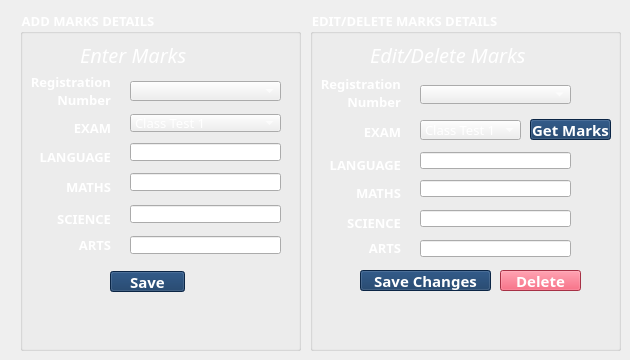
    <widget class="QWidget" name="tab_5">
     <attribute name="title">
      <string>Marks</string>
     </attribute>
     <widget class="QGroupBox" name="groupBox">
      <property name="geometry">
       <rect>
        <x>20</x>
        <y>10</y>
        <width>281</width>
        <height>341</height>
       </rect>
      </property>
      <property name="font">
       <font>
        <family>Poppins Black</family>
        <pointsize>10</pointsize>
        <bold>true</bold>
       </font>
      </property>
      <property name="styleSheet">
       <string notr="true">color: rgb(255, 255, 255);</string>
      </property>
      <property name="title">
       <string>ADD MARKS DETAILS</string>
      </property>
      <widget class="QLabel" name="label_31">
       <property name="geometry">
        <rect>
         <x>10</x>
         <y>20</y>
         <width>41</width>
         <height>41</height>
        </rect>
       </property>
       <property name="text">
        <string/>
       </property>
       <property name="pixmap">
        <pixmap>../src/exam.png</pixmap>
       </property>
       <property name="scaledContents">
        <bool>true</bool>
       </property>
      </widget>
      <widget class="QLabel" name="label_32">
       <property name="geometry">
        <rect>
         <x>60</x>
         <y>30</y>
         <width>201</width>
         <height>29</height>
        </rect>
       </property>
       <property name="font">
        <font>
         <family>Poppins</family>
         <pointsize>15</pointsize>
         <italic>true</italic>
         <bold>false</bold>
         <kerning>true</kerning>
        </font>
       </property>
       <property name="layoutDirection">
        <enum>Qt::LeftToRight</enum>
       </property>
       <property name="styleSheet">
        <string notr="true">color: rgb(255, 255, 255);</string>
       </property>
       <property name="text">
        <string>Enter Marks</string>
       </property>
       <property name="scaledContents">
        <bool>true</bool>
       </property>
       <property name="alignment">
        <set>Qt::AlignLeading|Qt::AlignLeft|Qt::AlignVCenter</set>
       </property>
      </widget>
      <widget class="QComboBox" name="cb31">
       <property name="geometry">
        <rect>
         <x>110</x>
         <y>71</y>
         <width>151</width>
         <height>20</height>
        </rect>
       </property>
       <property name="font">
        <font>
         <family>Poppins SemiBold</family>
         <pointsize>10</pointsize>
        </font>
       </property>
       <property name="styleSheet">
        <string notr="true">color: rgb(255, 255, 255);
gridline-color: rgb(255, 255, 255);
selection-color: rgb(15, 52, 96);
border-color: rgb(255, 255, 255);</string>
       </property>
      </widget>
      <widget class="QLabel" name="label_33">
       <property name="geometry">
        <rect>
         <x>10</x>
         <y>51</y>
         <width>81</width>
         <height>59</height>
        </rect>
       </property>
       <property name="font">
        <font>
         <family>Poppins</family>
         <pointsize>10</pointsize>
         <italic>false</italic>
         <bold>true</bold>
         <kerning>true</kerning>
        </font>
       </property>
       <property name="layoutDirection">
        <enum>Qt::LeftToRight</enum>
       </property>
       <property name="styleSheet">
        <string notr="true">color: rgb(255, 255, 255);</string>
       </property>
       <property name="text">
        <string>Registration Number</string>
       </property>
       <property name="scaledContents">
        <bool>true</bool>
       </property>
       <property name="alignment">
        <set>Qt::AlignRight|Qt::AlignTrailing|Qt::AlignVCenter</set>
       </property>
       <property name="wordWrap">
        <bool>true</bool>
       </property>
      </widget>
      <widget class="QLabel" name="label_34">
       <property name="geometry">
        <rect>
         <x>50</x>
         <y>94</y>
         <width>41</width>
         <height>47</height>
        </rect>
       </property>
       <property name="font">
        <font>
         <family>Poppins</family>
         <pointsize>10</pointsize>
         <italic>false</italic>
         <bold>true</bold>
         <kerning>true</kerning>
        </font>
       </property>
       <property name="layoutDirection">
        <enum>Qt::LeftToRight</enum>
       </property>
       <property name="styleSheet">
        <string notr="true">color: rgb(255, 255, 255);</string>
       </property>
       <property name="text">
        <string>EXAM</string>
       </property>
       <property name="scaledContents">
        <bool>true</bool>
       </property>
       <property name="alignment">
        <set>Qt::AlignRight|Qt::AlignTrailing|Qt::AlignVCenter</set>
       </property>
      </widget>
      <widget class="QLineEdit" name="tb31">
       <property name="geometry">
        <rect>
         <x>110</x>
         <y>133</y>
         <width>151</width>
         <height>18</height>
        </rect>
       </property>
       <property name="font">
        <font>
         <family>Poppins Medium</family>
         <pointsize>10</pointsize>
        </font>
       </property>
       <property name="styleSheet">
        <string notr="true">color: rgb(255, 255, 255);</string>
       </property>
       <property name="text">
        <string/>
       </property>
      </widget>
      <widget class="QLabel" name="label_35">
       <property name="geometry">
        <rect>
         <x>10</x>
         <y>123</y>
         <width>81</width>
         <height>47</height>
        </rect>
       </property>
       <property name="font">
        <font>
         <family>Poppins</family>
         <pointsize>10</pointsize>
         <italic>false</italic>
         <bold>true</bold>
         <kerning>true</kerning>
        </font>
       </property>
       <property name="layoutDirection">
        <enum>Qt::LeftToRight</enum>
       </property>
       <property name="styleSheet">
        <string notr="true">color: rgb(255, 255, 255);</string>
       </property>
       <property name="text">
        <string>LANGUAGE</string>
       </property>
       <property name="scaledContents">
        <bool>true</bool>
       </property>
       <property name="alignment">
        <set>Qt::AlignRight|Qt::AlignTrailing|Qt::AlignVCenter</set>
       </property>
      </widget>
      <widget class="QLineEdit" name="tb32">
       <property name="geometry">
        <rect>
         <x>110</x>
         <y>163</y>
         <width>151</width>
         <height>18</height>
        </rect>
       </property>
       <property name="font">
        <font>
         <family>Poppins Medium</family>
         <pointsize>10</pointsize>
        </font>
       </property>
       <property name="styleSheet">
        <string notr="true">color: rgb(255, 255, 255);</string>
       </property>
       <property name="text">
        <string/>
       </property>
      </widget>
      <widget class="QLabel" name="label_36">
       <property name="geometry">
        <rect>
         <x>10</x>
         <y>153</y>
         <width>81</width>
         <height>47</height>
        </rect>
       </property>
       <property name="font">
        <font>
         <family>Poppins</family>
         <pointsize>10</pointsize>
         <italic>false</italic>
         <bold>true</bold>
         <kerning>true</kerning>
        </font>
       </property>
       <property name="layoutDirection">
        <enum>Qt::LeftToRight</enum>
       </property>
       <property name="styleSheet">
        <string notr="true">color: rgb(255, 255, 255);</string>
       </property>
       <property name="text">
        <string>MATHS</string>
       </property>
       <property name="scaledContents">
        <bool>true</bool>
       </property>
       <property name="alignment">
        <set>Qt::AlignRight|Qt::AlignTrailing|Qt::AlignVCenter</set>
       </property>
      </widget>
      <widget class="QLabel" name="label_37">
       <property name="geometry">
        <rect>
         <x>30</x>
         <y>185</y>
         <width>61</width>
         <height>47</height>
        </rect>
       </property>
       <property name="font">
        <font>
         <family>Poppins</family>
         <pointsize>10</pointsize>
         <italic>false</italic>
         <bold>true</bold>
         <kerning>true</kerning>
        </font>
       </property>
       <property name="layoutDirection">
        <enum>Qt::LeftToRight</enum>
       </property>
       <property name="styleSheet">
        <string notr="true">color: rgb(255, 255, 255);</string>
       </property>
       <property name="text">
        <string>SCIENCE</string>
       </property>
       <property name="scaledContents">
        <bool>true</bool>
       </property>
       <property name="alignment">
        <set>Qt::AlignRight|Qt::AlignTrailing|Qt::AlignVCenter</set>
       </property>
      </widget>
      <widget class="QLineEdit" name="tb33">
       <property name="geometry">
        <rect>
         <x>110</x>
         <y>195</y>
         <width>151</width>
         <height>18</height>
        </rect>
       </property>
       <property name="font">
        <font>
         <family>Poppins Medium</family>
         <pointsize>10</pointsize>
        </font>
       </property>
       <property name="styleSheet">
        <string notr="true">color: rgb(255, 255, 255);</string>
       </property>
       <property name="text">
        <string/>
       </property>
      </widget>
      <widget class="QLabel" name="label_38">
       <property name="geometry">
        <rect>
         <x>50</x>
         <y>216</y>
         <width>41</width>
         <height>37</height>
        </rect>
       </property>
       <property name="font">
        <font>
         <family>Poppins</family>
         <pointsize>10</pointsize>
         <italic>false</italic>
         <bold>true</bold>
         <kerning>true</kerning>
        </font>
       </property>
       <property name="layoutDirection">
        <enum>Qt::LeftToRight</enum>
       </property>
       <property name="styleSheet">
        <string notr="true">color: rgb(255, 255, 255);</string>
       </property>
       <property name="text">
        <string>ARTS</string>
       </property>
       <property name="scaledContents">
        <bool>true</bool>
       </property>
       <property name="alignment">
        <set>Qt::AlignRight|Qt::AlignTrailing|Qt::AlignVCenter</set>
       </property>
      </widget>
      <widget class="QLineEdit" name="tb34">
       <property name="geometry">
        <rect>
         <x>110</x>
         <y>226</y>
         <width>151</width>
         <height>18</height>
        </rect>
       </property>
       <property name="font">
        <font>
         <family>Poppins Medium</family>
         <pointsize>10</pointsize>
        </font>
       </property>
       <property name="styleSheet">
        <string notr="true">color: rgb(255, 255, 255);</string>
       </property>
       <property name="text">
        <string/>
       </property>
      </widget>
      <widget class="QPushButton" name="b31">
       <property name="geometry">
        <rect>
         <x>90</x>
         <y>261</y>
         <width>75</width>
         <height>21</height>
        </rect>
       </property>
       <property name="font">
        <font>
         <family>Poppins</family>
         <pointsize>11</pointsize>
         <bold>true</bold>
        </font>
       </property>
       <property name="styleSheet">
        <string notr="true">background-color: rgb(15, 52, 96);
color: rgb(255, 255, 255);</string>
       </property>
       <property name="text">
        <string>Save</string>
       </property>
      </widget>
      <widget class="QComboBox" name="cb32">
       <property name="geometry">
        <rect>
         <x>110</x>
         <y>104</y>
         <width>151</width>
         <height>18</height>
        </rect>
       </property>
       <property name="font">
        <font>
         <family>Poppins SemiBold</family>
         <pointsize>10</pointsize>
        </font>
       </property>
       <property name="styleSheet">
        <string notr="true">color: rgb(255, 255, 255);
gridline-color: rgb(255, 255, 255);
selection-color: rgb(15, 52, 96);
border-color: rgb(255, 255, 255);</string>
       </property>
       <item>
        <property name="text">
         <string>Class Test 1</string>
        </property>
       </item>
       <item>
        <property name="text">
         <string>Unit Test 1</string>
        </property>
       </item>
       <item>
        <property name="text">
         <string>Half Yearly</string>
        </property>
       </item>
       <item>
        <property name="text">
         <string>Class Test 2</string>
        </property>
       </item>
       <item>
        <property name="text">
         <string>Unit Test 2</string>
        </property>
       </item>
       <item>
        <property name="text">
         <string>Finals</string>
        </property>
       </item>
      </widget>
      <widget class="QLabel" name="l31">
       <property name="geometry">
        <rect>
         <x>12</x>
         <y>292</y>
         <width>251</width>
         <height>30</height>
        </rect>
       </property>
       <property name="font">
        <font>
         <family>Poppins</family>
         <pointsize>11</pointsize>
         <italic>false</italic>
         <bold>true</bold>
         <kerning>true</kerning>
        </font>
       </property>
       <property name="layoutDirection">
        <enum>Qt::LeftToRight</enum>
       </property>
       <property name="styleSheet">
        <string notr="true">color: rgb(255, 255, 255);</string>
       </property>
       <property name="text">
        <string/>
       </property>
       <property name="scaledContents">
        <bool>true</bool>
       </property>
       <property name="alignment">
        <set>Qt::AlignCenter</set>
       </property>
      </widget>
      <zorder>label_34</zorder>
      <zorder>cb32</zorder>
      <zorder>cb31</zorder>
      <zorder>label_33</zorder>
      <zorder>tb31</zorder>
      <zorder>label_35</zorder>
      <zorder>tb32</zorder>
      <zorder>label_36</zorder>
      <zorder>label_37</zorder>
      <zorder>tb33</zorder>
      <zorder>label_38</zorder>
      <zorder>tb34</zorder>
      <zorder>b31</zorder>
      <zorder>label_31</zorder>
      <zorder>label_32</zorder>
      <zorder>l31</zorder>
     </widget>
     <widget class="QGroupBox" name="groupBox_2">
      <property name="geometry">
       <rect>
        <x>310</x>
        <y>10</y>
        <width>311</width>
        <height>341</height>
       </rect>
      </property>
      <property name="font">
       <font>
        <family>Poppins Black</family>
        <pointsize>10</pointsize>
        <bold>true</bold>
       </font>
      </property>
      <property name="styleSheet">
       <string notr="true">color: rgb(255, 255, 255);</string>
      </property>
      <property name="title">
       <string>EDIT/DELETE MARKS DETAILS</string>
      </property>
      <widget class="QLabel" name="label_39">
       <property name="geometry">
        <rect>
         <x>10</x>
         <y>20</y>
         <width>41</width>
         <height>41</height>
        </rect>
       </property>
       <property name="text">
        <string/>
       </property>
       <property name="pixmap">
        <pixmap>../src/marking.png</pixmap>
       </property>
       <property name="scaledContents">
        <bool>true</bool>
       </property>
      </widget>
      <widget class="QLabel" name="label_40">
       <property name="geometry">
        <rect>
         <x>60</x>
         <y>30</y>
         <width>201</width>
         <height>29</height>
        </rect>
       </property>
       <property name="font">
        <font>
         <family>Poppins</family>
         <pointsize>15</pointsize>
         <italic>true</italic>
         <bold>false</bold>
         <kerning>true</kerning>
        </font>
       </property>
       <property name="layoutDirection">
        <enum>Qt::LeftToRight</enum>
       </property>
       <property name="styleSheet">
        <string notr="true">color: rgb(255, 255, 255);</string>
       </property>
       <property name="text">
        <string>Edit/Delete Marks</string>
       </property>
       <property name="scaledContents">
        <bool>true</bool>
       </property>
       <property name="alignment">
        <set>Qt::AlignLeading|Qt::AlignLeft|Qt::AlignVCenter</set>
       </property>
      </widget>
      <widget class="QComboBox" name="cb33">
       <property name="geometry">
        <rect>
         <x>110</x>
         <y>75</y>
         <width>151</width>
         <height>19</height>
        </rect>
       </property>
       <property name="font">
        <font>
         <family>Poppins SemiBold</family>
         <pointsize>10</pointsize>
        </font>
       </property>
       <property name="styleSheet">
        <string notr="true">color: rgb(255, 255, 255);
gridline-color: rgb(255, 255, 255);
selection-color: rgb(15, 52, 96);
border-color: rgb(255, 255, 255);</string>
       </property>
      </widget>
      <widget class="QLabel" name="label_41">
       <property name="geometry">
        <rect>
         <x>10</x>
         <y>55</y>
         <width>81</width>
         <height>56</height>
        </rect>
       </property>
       <property name="font">
        <font>
         <family>Poppins</family>
         <pointsize>10</pointsize>
         <italic>false</italic>
         <bold>true</bold>
         <kerning>true</kerning>
        </font>
       </property>
       <property name="layoutDirection">
        <enum>Qt::LeftToRight</enum>
       </property>
       <property name="styleSheet">
        <string notr="true">color: rgb(255, 255, 255);</string>
       </property>
       <property name="text">
        <string>Registration Number</string>
       </property>
       <property name="scaledContents">
        <bool>true</bool>
       </property>
       <property name="alignment">
        <set>Qt::AlignRight|Qt::AlignTrailing|Qt::AlignVCenter</set>
       </property>
       <property name="wordWrap">
        <bool>true</bool>
       </property>
      </widget>
      <widget class="QLabel" name="label_42">
       <property name="geometry">
        <rect>
         <x>50</x>
         <y>99</y>
         <width>41</width>
         <height>46</height>
        </rect>
       </property>
       <property name="font">
        <font>
         <family>Poppins</family>
         <pointsize>10</pointsize>
         <italic>false</italic>
         <bold>true</bold>
         <kerning>true</kerning>
        </font>
       </property>
       <property name="layoutDirection">
        <enum>Qt::LeftToRight</enum>
       </property>
       <property name="styleSheet">
        <string notr="true">color: rgb(255, 255, 255);</string>
       </property>
       <property name="text">
        <string>EXAM</string>
       </property>
       <property name="scaledContents">
        <bool>true</bool>
       </property>
       <property name="alignment">
        <set>Qt::AlignRight|Qt::AlignTrailing|Qt::AlignVCenter</set>
       </property>
      </widget>
      <widget class="QLineEdit" name="tb35">
       <property name="geometry">
        <rect>
         <x>110</x>
         <y>142</y>
         <width>151</width>
         <height>17</height>
        </rect>
       </property>
       <property name="font">
        <font>
         <family>Poppins Medium</family>
         <pointsize>10</pointsize>
        </font>
       </property>
       <property name="styleSheet">
        <string notr="true">color: rgb(255, 255, 255);</string>
       </property>
       <property name="text">
        <string/>
       </property>
      </widget>
      <widget class="QLabel" name="label_43">
       <property name="geometry">
        <rect>
         <x>10</x>
         <y>132</y>
         <width>81</width>
         <height>46</height>
        </rect>
       </property>
       <property name="font">
        <font>
         <family>Poppins</family>
         <pointsize>10</pointsize>
         <italic>false</italic>
         <bold>true</bold>
         <kerning>true</kerning>
        </font>
       </property>
       <property name="layoutDirection">
        <enum>Qt::LeftToRight</enum>
       </property>
       <property name="styleSheet">
        <string notr="true">color: rgb(255, 255, 255);</string>
       </property>
       <property name="text">
        <string>LANGUAGE</string>
       </property>
       <property name="scaledContents">
        <bool>true</bool>
       </property>
       <property name="alignment">
        <set>Qt::AlignRight|Qt::AlignTrailing|Qt::AlignVCenter</set>
       </property>
      </widget>
      <widget class="QLineEdit" name="tb36">
       <property name="geometry">
        <rect>
         <x>110</x>
         <y>170</y>
         <width>151</width>
         <height>17</height>
        </rect>
       </property>
       <property name="font">
        <font>
         <family>Poppins Medium</family>
         <pointsize>10</pointsize>
        </font>
       </property>
       <property name="styleSheet">
        <string notr="true">color: rgb(255, 255, 255);</string>
       </property>
       <property name="text">
        <string/>
       </property>
      </widget>
      <widget class="QLabel" name="label_44">
       <property name="geometry">
        <rect>
         <x>10</x>
         <y>160</y>
         <width>81</width>
         <height>46</height>
        </rect>
       </property>
       <property name="font">
        <font>
         <family>Poppins</family>
         <pointsize>10</pointsize>
         <italic>false</italic>
         <bold>true</bold>
         <kerning>true</kerning>
        </font>
       </property>
       <property name="layoutDirection">
        <enum>Qt::LeftToRight</enum>
       </property>
       <property name="styleSheet">
        <string notr="true">color: rgb(255, 255, 255);</string>
       </property>
       <property name="text">
        <string>MATHS</string>
       </property>
       <property name="scaledContents">
        <bool>true</bool>
       </property>
       <property name="alignment">
        <set>Qt::AlignRight|Qt::AlignTrailing|Qt::AlignVCenter</set>
       </property>
      </widget>
      <widget class="QLabel" name="label_45">
       <property name="geometry">
        <rect>
         <x>30</x>
         <y>190</y>
         <width>61</width>
         <height>46</height>
        </rect>
       </property>
       <property name="font">
        <font>
         <family>Poppins</family>
         <pointsize>10</pointsize>
         <italic>false</italic>
         <bold>true</bold>
         <kerning>true</kerning>
        </font>
       </property>
       <property name="layoutDirection">
        <enum>Qt::LeftToRight</enum>
       </property>
       <property name="styleSheet">
        <string notr="true">color: rgb(255, 255, 255);</string>
       </property>
       <property name="text">
        <string>SCIENCE</string>
       </property>
       <property name="scaledContents">
        <bool>true</bool>
       </property>
       <property name="alignment">
        <set>Qt::AlignRight|Qt::AlignTrailing|Qt::AlignVCenter</set>
       </property>
      </widget>
      <widget class="QLineEdit" name="tb37">
       <property name="geometry">
        <rect>
         <x>110</x>
         <y>200</y>
         <width>151</width>
         <height>17</height>
        </rect>
       </property>
       <property name="font">
        <font>
         <family>Poppins Medium</family>
         <pointsize>10</pointsize>
        </font>
       </property>
       <property name="styleSheet">
        <string notr="true">color: rgb(255, 255, 255);</string>
       </property>
       <property name="text">
        <string/>
       </property>
      </widget>
      <widget class="QLabel" name="label_46">
       <property name="geometry">
        <rect>
         <x>50</x>
         <y>220</y>
         <width>41</width>
         <height>36</height>
        </rect>
       </property>
       <property name="font">
        <font>
         <family>Poppins</family>
         <pointsize>10</pointsize>
         <italic>false</italic>
         <bold>true</bold>
         <kerning>true</kerning>
        </font>
       </property>
       <property name="layoutDirection">
        <enum>Qt::LeftToRight</enum>
       </property>
       <property name="styleSheet">
        <string notr="true">color: rgb(255, 255, 255);</string>
       </property>
       <property name="text">
        <string>ARTS</string>
       </property>
       <property name="scaledContents">
        <bool>true</bool>
       </property>
       <property name="alignment">
        <set>Qt::AlignRight|Qt::AlignTrailing|Qt::AlignVCenter</set>
       </property>
      </widget>
      <widget class="QLineEdit" name="tb38">
       <property name="geometry">
        <rect>
         <x>110</x>
         <y>230</y>
         <width>151</width>
         <height>17</height>
        </rect>
       </property>
       <property name="font">
        <font>
         <family>Poppins Medium</family>
         <pointsize>10</pointsize>
        </font>
       </property>
       <property name="styleSheet">
        <string notr="true">color: rgb(255, 255, 255);</string>
       </property>
       <property name="text">
        <string/>
       </property>
      </widget>
      <widget class="QPushButton" name="b33">
       <property name="geometry">
        <rect>
         <x>50</x>
         <y>260</y>
         <width>131</width>
         <height>21</height>
        </rect>
       </property>
       <property name="font">
        <font>
         <family>Poppins</family>
         <pointsize>11</pointsize>
         <bold>true</bold>
        </font>
       </property>
       <property name="styleSheet">
        <string notr="true">background-color: rgb(15, 52, 96);
color: rgb(255, 255, 255);</string>
       </property>
       <property name="text">
        <string>Save Changes</string>
       </property>
      </widget>
      <widget class="QPushButton" name="b32">
       <property name="geometry">
        <rect>
         <x>220</x>
         <y>109</y>
         <width>81</width>
         <height>21</height>
        </rect>
       </property>
       <property name="font">
        <font>
         <family>Poppins</family>
         <pointsize>11</pointsize>
         <bold>true</bold>
        </font>
       </property>
       <property name="styleSheet">
        <string notr="true">background-color: rgb(15, 52, 96);
color: rgb(255, 255, 255);</string>
       </property>
       <property name="text">
        <string>Get Marks</string>
       </property>
      </widget>
      <widget class="QPushButton" name="b34">
       <property name="geometry">
        <rect>
         <x>190</x>
         <y>260</y>
         <width>81</width>
         <height>21</height>
        </rect>
       </property>
       <property name="font">
        <font>
         <family>Poppins</family>
         <pointsize>11</pointsize>
         <bold>true</bold>
        </font>
       </property>
       <property name="styleSheet">
        <string notr="true">background-color: rgb(233, 69, 96);
color: rgb(255, 255, 255);</string>
       </property>
       <property name="text">
        <string>Delete</string>
       </property>
      </widget>
      <widget class="QComboBox" name="cb34">
       <property name="geometry">
        <rect>
         <x>110</x>
         <y>110</y>
         <width>101</width>
         <height>20</height>
        </rect>
       </property>
       <property name="font">
        <font>
         <family>Poppins SemiBold</family>
         <pointsize>10</pointsize>
        </font>
       </property>
       <property name="styleSheet">
        <string notr="true">color: rgb(255, 255, 255);
gridline-color: rgb(255, 255, 255);
selection-color: rgb(15, 52, 96);
border-color: rgb(255, 255, 255);</string>
       </property>
       <item>
        <property name="text">
         <string>Class Test 1</string>
        </property>
       </item>
       <item>
        <property name="text">
         <string>Unit Test 1</string>
        </property>
       </item>
       <item>
        <property name="text">
         <string>Half Yearly</string>
        </property>
       </item>
       <item>
        <property name="text">
         <string>Class Test 2</string>
        </property>
       </item>
       <item>
        <property name="text">
         <string>Unit Test 2</string>
        </property>
       </item>
       <item>
        <property name="text">
         <string>Finals</string>
        </property>
       </item>
      </widget>
      <widget class="QLabel" name="l32">
       <property name="geometry">
        <rect>
         <x>16</x>
         <y>293</y>
         <width>274</width>
         <height>29</height>
        </rect>
       </property>
       <property name="font">
        <font>
         <family>Poppins</family>
         <pointsize>11</pointsize>
         <italic>false</italic>
         <bold>true</bold>
         <kerning>true</kerning>
        </font>
       </property>
       <property name="layoutDirection">
        <enum>Qt::LeftToRight</enum>
       </property>
       <property name="styleSheet">
        <string notr="true">color: rgb(255, 255, 255);</string>
       </property>
       <property name="text">
        <string/>
       </property>
       <property name="scaledContents">
        <bool>true</bool>
       </property>
       <property name="alignment">
        <set>Qt::AlignCenter</set>
       </property>
      </widget>
      <zorder>label_40</zorder>
      <zorder>cb33</zorder>
      <zorder>label_41</zorder>
      <zorder>label_42</zorder>
      <zorder>tb35</zorder>
      <zorder>label_43</zorder>
      <zorder>tb36</zorder>
      <zorder>label_44</zorder>
      <zorder>label_45</zorder>
      <zorder>tb37</zorder>
      <zorder>label_46</zorder>
      <zorder>tb38</zorder>
      <zorder>b33</zorder>
      <zorder>b32</zorder>
      <zorder>b34</zorder>
      <zorder>label_39</zorder>
      <zorder>cb34</zorder>
      <zorder>l32</zorder>
     </widget>
    </widget>
